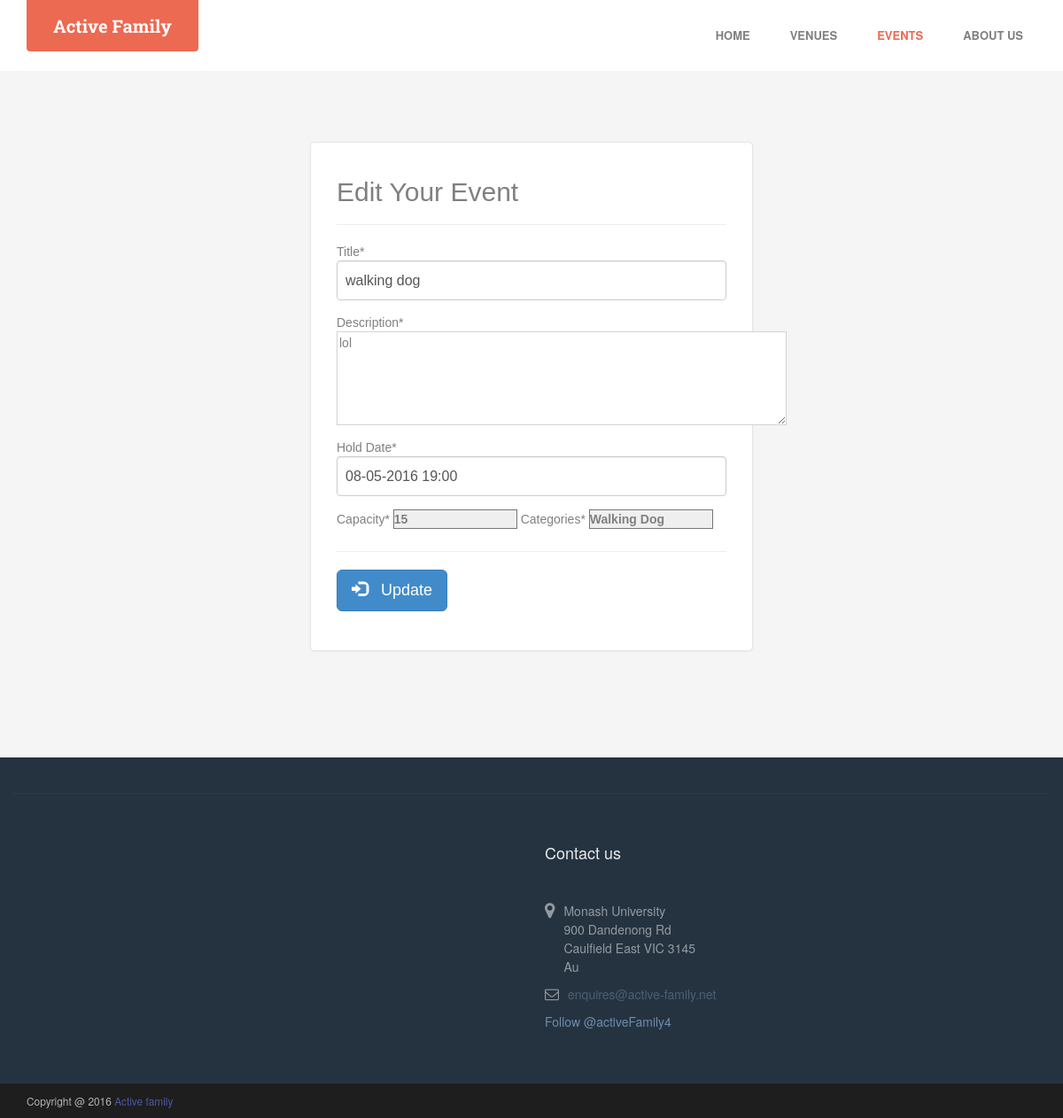
The app's page /event/edit.php?eventId=36 with its own data.
### tables this page shows
CREATE TABLE `events` (
  `eventId` int(60) NOT NULL,
  `create_user_id` int(60) NOT NULL,
  `eventName` varchar(255) DEFAULT NULL,
  `eventDescription` text,
  `type` varchar(60) DEFAULT NULL,
  `address` text NOT NULL,
  `suburb` varchar(70) NOT NULL,
  `capacity` int(60) DEFAULT NULL,
  `curr_capa` int(11) DEFAULT NULL,
  `date` datetime DEFAULT NULL,
  `status` varchar(25) NOT NULL
);

### event/edit.php (the view, shortened to what this page needs)
<?php
$eventId = $_GET['eventId'];
$hostname = "localhost";
$db_name = "dblogin";
$username = "root";
$password = "root";
try {
    $pdo = new PDO("mysql:host=$hostname;dbname=$db_name", $username, $password);
    $sql = "SELECT * FROM events where eventId =".$eventId;
    $stmt = $pdo->query($sql);
    $list = $stmt->fetch(PDO::FETCH_ASSOC);
}
catch(PDOException $e) {
    echo $e->getMessage();
}
?>
<!DOCTYPE html lang="en" xmlns="http://www.w3.org/1999/xhtml">
<html xmlns="http://www.w3.org/1999/xhtml" xmlns="http://www.w3.org/1999/html">
<head>
    <link rel="stylesheet" href="assets/plugins/bootstrap/css/bootstrap.min.css">
    <link rel="stylesheet" href="assets/plugins/font-awesome/css/font-awesome.css">
    <link rel="stylesheet" href="assets/plugins/flexslider/flexslider.css">
    <link id="theme-style" rel="stylesheet" href="assets/css/styles.css">
    <link rel="stylesheet" href="css/bootstrap.min.css"/>
    <link rel="stylesheet" href="css/custom.css"/>
    <link rel="stylesheet" href="style.css" type="text/css"  />
</head>
<body class="features-page">
<header id="header" class="header navbar-fixed-top" style="position: relative;">
    <div class="container">
        <h1 class="logo">
            <a href="http://active-family.net"><span class="logo-icon"></span><span class="text">Active Family</span></a>
        </h1>
        <nav class="main-nav navbar-right" role="navigation">
            <div id="navbar-collapse" class="navbar-collapse collapse">
                <ul class="nav navbar-nav">
                    <li class="nav-item"><a href="../index.php">Home</a></li>
                    <li class="nav-item"><a href="../map/index.php">Venues</a></li>
                    <li class="active nav-item"><a href="listEvent.php">Events</a></li>
                    <li class="nav-item"><a href="../about.php">About Us</a></li>
                </ul>
            </div>
        </nav>
    </div>
</header>
<section class="steps section">
    <div class="container">
        <form class="form-signin" method="post" id="login-form"
              action="../user/home.php">
            <h2 class="form-signin-heading">Edit Your Event</h2><hr />
            <div class="form-group">
                Title<span>*</span>
                <input type="text" class="form-control" name="eTitle" value="<?php echo $list['eventName']; ?>" required />
            </div>
            <div class="form-group">
                Description<span>*</span><br>
                <textarea rows="5" cols="60" id="description" name="description"   style="border-color: lightgray;"><?php echo $list['eventDescription']; ?></textarea>
            </div>
        <div class="form-group">
            Hold Date<span>*</span>
            <input id="datetimepicker" type="text" class="form-control" name="eDate" value="<?php echo date('d-m-Y G:i', strtotime($list['date'])); ?>" id="eDate">
        </div>
       <div class="form-group">
            Capacity<span>*</span>
            <label>
                 <select name="capOption" size="0" id="eType" style="width: 10em">
                      <option selected="selected" value=""><?php echo $list['capacity']; ?></option>
                 </select>
            </label>
            Categories<span>*</span>
            <label>
                 <select name="taskOption" size="0" id="eType" style="width: 10em">
                      <option selected="selected" value=""><?php echo $list['type']; ?></option>
                 </select>
            </label>
       </div>
   <hr />
            <div class="form-group">
                <button id="updateButton" type="submit" name="btn-update" class="btn btn-primary btn-lg">
                    <i class="glyphicon glyphicon-log-in"></i> &nbsp; Update
                </button>
            </div>
    </form>
 </div>
</section>
<?php
include('../include/footer.php');
?>
<link rel="stylesheet" type="text/css" href="datetimepicker-master/jquery.datetimepicker.css"/ >
</body>
</html>

### event/assets/css/styles.css (style rules this page uses)
body { font-family: 'Roboto', arial, sans-serif; color: #444444; font-size: 16px; -webkit-font-smoothing: antialiased; -moz-osx-font-smoothing: grayscale; }
a { color: #ec6952; -webkit-transition: all 0.4s ease-in-out; -moz-transition: all 0.4s ease-in-out; -ms-transition: all 0.4s ease-in-out; -o-transition: all 0.4s ease-in-out; }
.btn, a.btn { -webkit-transition: all 0.4s ease-in-out; -moz-transition: all 0.4s ease-in-out; -ms-transition: all 0.4s ease-in-out; -o-transition: all 0.4s ease-in-out; font-weight: bold; }
.form-control { -webkit-box-shadow: none; -moz-box-shadow: none; box-shadow: none; height: 40px; border-color: #eeeeee; }
input[type="text"], input[type="email"], input[type="password"], input[type="submit"], input[type="button"], select { appearance: none; -webkit-appearance: none; }
.header { color: #fff; width: 100%; position: relative; z-index: 40; height: 80px; }
.header h1.logo { font-family: "Roboto Slab", arial, sans-serif; margin-top: 0; margin-bottom: 0; font-weight: bold; font-size: 15px; float: left; }
.header h1.logo a { color: #fff; padding: 15px 30px; display: inline-block; text-align: center; line-height: 1.4; max-width: 200px; background: #ec6952; -webkit-border-top-right-radius: 0; -webkit-border-bottom-right-radius: 4px; -webkit-border-bottom-left-radius: 4px; -webkit-border-top-left-radius: 0; -moz-border-radius-topright: 0; -moz-border-radius-bottomright: 4px; -moz-border-radius-bottomleft: 4px; -moz-border-radius-topleft: 0; border-top-right-radius: 0; border-bottom-right-radius: 4px; border-bottom-left-radius: 4px; border-top-left-radius: 0; -moz-background-clip: padding; -webkit-background-clip: padding-box; background-clip: padding-box; -webkit-transition: color 0.4s ease-in-out; -moz-transition: color 0.4s ease-in-out; -ms-transition: color 0.4s ease-in-out; -o-transition: color 0.4s ease-in-out; position: relative; font-size: 20px; }
.header .main-nav { margin-top: 15px; }
.header .main-nav .nav .nav-item { font-weight: normal; background: none; font-weight: bold; text-transform: uppercase; font-size: 13px; margin-right: 15px; }
.header .main-nav .nav .nav-item.active a { color: #ec6952; background: none; font-weight: bold; }
.header .main-nav .nav .nav-item a { color: grey; background: none; font-weight: bold; }
.header .main-nav .nav .nav-item.active { color: #ec6952; }
.steps { background: #f5f5f5; padding-top: 80px; padding-bottom: 120px; }
@media (min-width: 768px) { .header { height: inherit; } }
@media (min-width: 768px) { .header.navbar-fixed-top { position: relative; } }
@media (min-width: 768px) { .header h1.logo { float: none; text-align: center; } }
@media (min-width: 768px) { .header h1.logo a { margin: 0 auto; } }
@media (min-width: 768px) { .header .main-nav .nav .nav-item { margin-right: 10px; } }
@media (min-width: 768px) { .main-nav.navbar-right { float: none !important; } }
@media (min-width: 768px) { .navbar-collapse.collapse { text-align: center; } }
@media (min-width: 768px) { .navbar-collapse.collapse .navbar-nav { float: none; margin: 0 auto; display: inline-block; } }
@media (min-width: 992px) { .header { height: 80px; } }
@media (min-width: 992px) { .header.navbar-fixed-top { position: fixed; } }
@media (min-width: 992px) { .main-nav { float: right !important; } }
@media (min-width: 992px) { .header h1.logo { float: left; margin: inherit; } }
@media (min-width: 992px) { .header .main-nav .nav .nav-item { margin-right: 15px; } }
@media (min-width: 992px) { .main-nav.navbar-right { float: right !important; } }
@media (min-width: 992px) { .navbar-fixed-top .navbar-collapse { padding-left: 15px; padding-right: 15px; } }

### event/css/custom.css (style rules this page uses)
a { color: #4B58A6; }

### event/style.css (style rules this page uses)
.form-signin { max-width: 500px; padding: 19px 29px 29px; margin: 0 auto; background-color: #fff; border: 1px solid #e5e5e5; -webkit-border-radius: 5px; -moz-border-radius: 5px; border-radius: 5px; -webkit-box-shadow: 0 1px 2px rgba(0,0,0,.05); -moz-box-shadow: 0 1px 2px rgba(0,0,0,.05); box-shadow: 0 1px 2px rgba(0,0,0,.05); font-family:Tahoma, Geneva, sans-serif; color:gray; font-weight:lighter; }
.form-signin .form-signin-heading { color:gray; }
.form-signin input[type="text"], .form-signin input[type="password"], .form-signin input[type="email"] { font-size: 16px; height: 45px; padding: 7px 9px; }
h1 { font-family:Verdana, Geneva, sans-serif; }

### records on screen
events: eTitle "walking dog", description "lol", eDate "08-05-2016 19:00", capOption "15", taskOption "Walking Dog"
